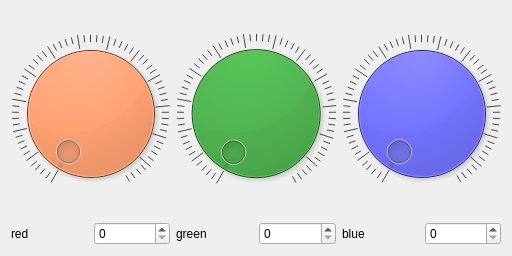
<ui version="4.0" >
 <author></author>
 <comment></comment>
 <exportmacro></exportmacro>
 <class>Form1</class>
 <widget class="QDialog" name="Form1" >
  <property name="geometry" >
   <rect>
    <x>0</x>
    <y>0</y>
    <width>512</width>
    <height>256</height>
   </rect>
  </property>
  <property name="windowTitle" >
   <string>Form1</string>
  </property>
  <layout class="QGridLayout" >
   <property name="margin" >
    <number>11</number>
   </property>
   <property name="spacing" >
    <number>6</number>
   </property>
   <item row="0" column="0" >
    <layout class="QGridLayout" >
     <property name="margin" >
      <number>0</number>
     </property>
     <property name="spacing" >
      <number>6</number>
     </property>
     <item row="0" column="0" >
      <widget class="QDial" name="reddial" >
       <property name="palette" >
        <palette>
         <active>
          <color>
           <red>0</red>
           <green>0</green>
           <blue>0</blue>
          </color>
          <color>
           <red>255</red>
           <green>85</green>
           <blue>0</blue>
          </color>
          <color>
           <red>255</red>
           <green>255</green>
           <blue>255</blue>
          </color>
          <color>
           <red>255</red>
           <green>255</green>
           <blue>255</blue>
          </color>
          <color>
           <red>85</red>
           <green>85</green>
           <blue>85</blue>
          </color>
          <color>
           <red>199</red>
           <green>199</green>
           <blue>199</blue>
          </color>
          <color>
           <red>0</red>
           <green>0</green>
           <blue>0</blue>
          </color>
          <color>
           <red>255</red>
           <green>255</green>
           <blue>255</blue>
          </color>
          <color>
           <red>0</red>
           <green>0</green>
           <blue>0</blue>
          </color>
          <color>
           <red>255</red>
           <green>255</green>
           <blue>255</blue>
          </color>
          <color>
           <red>239</red>
           <green>239</green>
           <blue>239</blue>
          </color>
          <color>
           <red>0</red>
           <green>0</green>
           <blue>0</blue>
          </color>
          <color>
           <red>103</red>
           <green>141</green>
           <blue>178</blue>
          </color>
          <color>
           <red>255</red>
           <green>255</green>
           <blue>255</blue>
          </color>
          <color>
           <red>0</red>
           <green>0</green>
           <blue>238</blue>
          </color>
          <color>
           <red>82</red>
           <green>24</green>
           <blue>139</blue>
          </color>
          <color>
           <red>232</red>
           <green>232</green>
           <blue>232</blue>
          </color>
         </active>
         <inactive>
          <color>
           <red>0</red>
           <green>0</green>
           <blue>0</blue>
          </color>
          <color>
           <red>255</red>
           <green>85</green>
           <blue>0</blue>
          </color>
          <color>
           <red>255</red>
           <green>255</green>
           <blue>255</blue>
          </color>
          <color>
           <red>255</red>
           <green>255</green>
           <blue>255</blue>
          </color>
          <color>
           <red>85</red>
           <green>85</green>
           <blue>85</blue>
          </color>
          <color>
           <red>199</red>
           <green>199</green>
           <blue>199</blue>
          </color>
          <color>
           <red>0</red>
           <green>0</green>
           <blue>0</blue>
          </color>
          <color>
           <red>255</red>
           <green>255</green>
           <blue>255</blue>
          </color>
          <color>
           <red>0</red>
           <green>0</green>
           <blue>0</blue>
          </color>
          <color>
           <red>255</red>
           <green>255</green>
           <blue>255</blue>
          </color>
          <color>
           <red>239</red>
           <green>239</green>
           <blue>239</blue>
          </color>
          <color>
           <red>0</red>
           <green>0</green>
           <blue>0</blue>
          </color>
          <color>
           <red>103</red>
           <green>141</green>
           <blue>178</blue>
          </color>
          <color>
           <red>255</red>
           <green>255</green>
           <blue>255</blue>
          </color>
          <color>
           <red>0</red>
           <green>0</green>
           <blue>238</blue>
          </color>
          <color>
           <red>82</red>
           <green>24</green>
           <blue>139</blue>
          </color>
          <color>
           <red>232</red>
           <green>232</green>
           <blue>232</blue>
          </color>
         </inactive>
         <disabled>
          <color>
           <red>128</red>
           <green>128</green>
           <blue>128</blue>
          </color>
          <color>
           <red>255</red>
           <green>85</green>
           <blue>0</blue>
          </color>
          <color>
           <red>255</red>
           <green>255</green>
           <blue>255</blue>
          </color>
          <color>
           <red>255</red>
           <green>255</green>
           <blue>255</blue>
          </color>
          <color>
           <red>85</red>
           <green>85</green>
           <blue>85</blue>
          </color>
          <color>
           <red>199</red>
           <green>199</green>
           <blue>199</blue>
          </color>
          <color>
           <red>199</red>
           <green>199</green>
           <blue>199</blue>
          </color>
          <color>
           <red>255</red>
           <green>255</green>
           <blue>255</blue>
          </color>
          <color>
           <red>128</red>
           <green>128</green>
           <blue>128</blue>
          </color>
          <color>
           <red>239</red>
           <green>239</green>
           <blue>239</blue>
          </color>
          <color>
           <red>239</red>
           <green>239</green>
           <blue>239</blue>
          </color>
          <color>
           <red>0</red>
           <green>0</green>
           <blue>0</blue>
          </color>
          <color>
           <red>86</red>
           <green>117</green>
           <blue>148</blue>
          </color>
          <color>
           <red>255</red>
           <green>255</green>
           <blue>255</blue>
          </color>
          <color>
           <red>0</red>
           <green>0</green>
           <blue>238</blue>
          </color>
          <color>
           <red>82</red>
           <green>24</green>
           <blue>139</blue>
          </color>
          <color>
           <red>232</red>
           <green>232</green>
           <blue>232</blue>
          </color>
         </disabled>
        </palette>
       </property>
       <property name="maximum" >
        <number>255</number>
       </property>
       <property name="orientation" >
        <enum>Qt::Horizontal</enum>
       </property>
       <property name="notchesVisible" >
        <bool>true</bool>
       </property>
      </widget>
     </item>
     <item row="1" column="2" >
      <layout class="QHBoxLayout" >
       <property name="margin" >
        <number>0</number>
       </property>
       <property name="spacing" >
        <number>6</number>
       </property>
       <item>
        <widget class="QLabel" name="TextLabel3" >
         <property name="text" >
          <string>blue</string>
         </property>
        </widget>
       </item>
       <item>
        <widget class="QSpinBox" name="blue" >
         <property name="maximum" >
          <number>255</number>
         </property>
        </widget>
       </item>
      </layout>
     </item>
     <item row="1" column="1" >
      <layout class="QHBoxLayout" >
       <property name="margin" >
        <number>0</number>
       </property>
       <property name="spacing" >
        <number>6</number>
       </property>
       <item>
        <widget class="QLabel" name="TextLabel2" >
         <property name="text" >
          <string>green</string>
         </property>
        </widget>
       </item>
       <item>
        <widget class="QSpinBox" name="green" >
         <property name="maximum" >
          <number>255</number>
         </property>
        </widget>
       </item>
      </layout>
     </item>
     <item row="1" column="0" >
      <layout class="QHBoxLayout" >
       <property name="margin" >
        <number>0</number>
       </property>
       <property name="spacing" >
        <number>6</number>
       </property>
       <item>
        <widget class="QLabel" name="TextLabel1" >
         <property name="text" >
          <string>red</string>
         </property>
        </widget>
       </item>
       <item>
        <widget class="QSpinBox" name="red" >
         <property name="maximum" >
          <number>255</number>
         </property>
        </widget>
       </item>
      </layout>
     </item>
     <item row="0" column="1" >
      <widget class="QDial" name="greendial" >
       <property name="palette" >
        <palette>
         <active>
          <color>
           <red>0</red>
           <green>0</green>
           <blue>0</blue>
          </color>
          <color>
           <red>0</red>
           <green>170</green>
           <blue>0</blue>
          </color>
          <color>
           <red>255</red>
           <green>255</green>
           <blue>255</blue>
          </color>
          <color>
           <red>255</red>
           <green>255</green>
           <blue>255</blue>
          </color>
          <color>
           <red>85</red>
           <green>85</green>
           <blue>85</blue>
          </color>
          <color>
           <red>199</red>
           <green>199</green>
           <blue>199</blue>
          </color>
          <color>
           <red>0</red>
           <green>0</green>
           <blue>0</blue>
          </color>
          <color>
           <red>255</red>
           <green>255</green>
           <blue>255</blue>
          </color>
          <color>
           <red>0</red>
           <green>0</green>
           <blue>0</blue>
          </color>
          <color>
           <red>255</red>
           <green>255</green>
           <blue>255</blue>
          </color>
          <color>
           <red>239</red>
           <green>239</green>
           <blue>239</blue>
          </color>
          <color>
           <red>0</red>
           <green>0</green>
           <blue>0</blue>
          </color>
          <color>
           <red>103</red>
           <green>141</green>
           <blue>178</blue>
          </color>
          <color>
           <red>255</red>
           <green>255</green>
           <blue>255</blue>
          </color>
          <color>
           <red>0</red>
           <green>0</green>
           <blue>238</blue>
          </color>
          <color>
           <red>82</red>
           <green>24</green>
           <blue>139</blue>
          </color>
          <color>
           <red>232</red>
           <green>232</green>
           <blue>232</blue>
          </color>
         </active>
         <inactive>
          <color>
           <red>0</red>
           <green>0</green>
           <blue>0</blue>
          </color>
          <color>
           <red>0</red>
           <green>170</green>
           <blue>0</blue>
          </color>
          <color>
           <red>255</red>
           <green>255</green>
           <blue>255</blue>
          </color>
          <color>
           <red>255</red>
           <green>255</green>
           <blue>255</blue>
          </color>
          <color>
           <red>85</red>
           <green>85</green>
           <blue>85</blue>
          </color>
          <color>
           <red>199</red>
           <green>199</green>
           <blue>199</blue>
          </color>
          <color>
           <red>0</red>
           <green>0</green>
           <blue>0</blue>
          </color>
          <color>
           <red>255</red>
           <green>255</green>
           <blue>255</blue>
          </color>
          <color>
           <red>0</red>
           <green>0</green>
           <blue>0</blue>
          </color>
          <color>
           <red>255</red>
           <green>255</green>
           <blue>255</blue>
          </color>
          <color>
           <red>239</red>
           <green>239</green>
           <blue>239</blue>
          </color>
          <color>
           <red>0</red>
           <green>0</green>
           <blue>0</blue>
          </color>
          <color>
           <red>103</red>
           <green>141</green>
           <blue>178</blue>
          </color>
          <color>
           <red>255</red>
           <green>255</green>
           <blue>255</blue>
          </color>
          <color>
           <red>0</red>
           <green>0</green>
           <blue>238</blue>
          </color>
          <color>
           <red>82</red>
           <green>24</green>
           <blue>139</blue>
          </color>
          <color>
           <red>232</red>
           <green>232</green>
           <blue>232</blue>
          </color>
         </inactive>
         <disabled>
          <color>
           <red>128</red>
           <green>128</green>
           <blue>128</blue>
          </color>
          <color>
           <red>0</red>
           <green>170</green>
           <blue>0</blue>
          </color>
          <color>
           <red>255</red>
           <green>255</green>
           <blue>255</blue>
          </color>
          <color>
           <red>255</red>
           <green>255</green>
           <blue>255</blue>
          </color>
          <color>
           <red>85</red>
           <green>85</green>
           <blue>85</blue>
          </color>
          <color>
           <red>199</red>
           <green>199</green>
           <blue>199</blue>
          </color>
          <color>
           <red>199</red>
           <green>199</green>
           <blue>199</blue>
          </color>
          <color>
           <red>255</red>
           <green>255</green>
           <blue>255</blue>
          </color>
          <color>
           <red>128</red>
           <green>128</green>
           <blue>128</blue>
          </color>
          <color>
           <red>239</red>
           <green>239</green>
           <blue>239</blue>
          </color>
          <color>
           <red>239</red>
           <green>239</green>
           <blue>239</blue>
          </color>
          <color>
           <red>0</red>
           <green>0</green>
           <blue>0</blue>
          </color>
          <color>
           <red>86</red>
           <green>117</green>
           <blue>148</blue>
          </color>
          <color>
           <red>255</red>
           <green>255</green>
           <blue>255</blue>
          </color>
          <color>
           <red>0</red>
           <green>0</green>
           <blue>238</blue>
          </color>
          <color>
           <red>82</red>
           <green>24</green>
           <blue>139</blue>
          </color>
          <color>
           <red>232</red>
           <green>232</green>
           <blue>232</blue>
          </color>
         </disabled>
        </palette>
       </property>
       <property name="maximum" >
        <number>255</number>
       </property>
       <property name="orientation" >
        <enum>Qt::Horizontal</enum>
       </property>
       <property name="notchesVisible" >
        <bool>true</bool>
       </property>
      </widget>
     </item>
     <item row="0" column="2" >
      <widget class="QDial" name="bluedial" >
       <property name="palette" >
        <palette>
         <active>
          <color>
           <red>0</red>
           <green>0</green>
           <blue>0</blue>
          </color>
          <color>
           <red>85</red>
           <green>85</green>
           <blue>255</blue>
          </color>
          <color>
           <red>255</red>
           <green>255</green>
           <blue>255</blue>
          </color>
          <color>
           <red>255</red>
           <green>255</green>
           <blue>255</blue>
          </color>
          <color>
           <red>85</red>
           <green>85</green>
           <blue>85</blue>
          </color>
          <color>
           <red>255</red>
           <green>85</green>
           <blue>0</blue>
          </color>
          <color>
           <red>0</red>
           <green>0</green>
           <blue>0</blue>
          </color>
          <color>
           <red>255</red>
           <green>255</green>
           <blue>255</blue>
          </color>
          <color>
           <red>0</red>
           <green>0</green>
           <blue>0</blue>
          </color>
          <color>
           <red>255</red>
           <green>255</green>
           <blue>255</blue>
          </color>
          <color>
           <red>239</red>
           <green>239</green>
           <blue>239</blue>
          </color>
          <color>
           <red>0</red>
           <green>0</green>
           <blue>0</blue>
          </color>
          <color>
           <red>103</red>
           <green>141</green>
           <blue>178</blue>
          </color>
          <color>
           <red>255</red>
           <green>255</green>
           <blue>255</blue>
          </color>
          <color>
           <red>0</red>
           <green>0</green>
           <blue>238</blue>
          </color>
          <color>
           <red>82</red>
           <green>24</green>
           <blue>139</blue>
          </color>
          <color>
           <red>232</red>
           <green>232</green>
           <blue>232</blue>
          </color>
         </active>
         <inactive>
          <color>
           <red>0</red>
           <green>0</green>
           <blue>0</blue>
          </color>
          <color>
           <red>85</red>
           <green>85</green>
           <blue>255</blue>
          </color>
          <color>
           <red>255</red>
           <green>255</green>
           <blue>255</blue>
          </color>
          <color>
           <red>255</red>
           <green>255</green>
           <blue>255</blue>
          </color>
          <color>
           <red>85</red>
           <green>85</green>
           <blue>85</blue>
          </color>
          <color>
           <red>255</red>
           <green>85</green>
           <blue>0</blue>
          </color>
          <color>
           <red>0</red>
           <green>0</green>
           <blue>0</blue>
          </color>
          <color>
           <red>255</red>
           <green>255</green>
           <blue>255</blue>
          </color>
          <color>
           <red>0</red>
           <green>0</green>
           <blue>0</blue>
          </color>
          <color>
           <red>255</red>
           <green>255</green>
           <blue>255</blue>
          </color>
          <color>
           <red>239</red>
           <green>239</green>
           <blue>239</blue>
          </color>
          <color>
           <red>0</red>
           <green>0</green>
           <blue>0</blue>
          </color>
          <color>
           <red>103</red>
           <green>141</green>
           <blue>178</blue>
          </color>
          <color>
           <red>255</red>
           <green>255</green>
           <blue>255</blue>
          </color>
          <color>
           <red>0</red>
           <green>0</green>
           <blue>238</blue>
          </color>
          <color>
           <red>82</red>
           <green>24</green>
           <blue>139</blue>
          </color>
          <color>
           <red>232</red>
           <green>232</green>
           <blue>232</blue>
          </color>
         </inactive>
         <disabled>
          <color>
           <red>128</red>
           <green>128</green>
           <blue>128</blue>
          </color>
          <color>
           <red>85</red>
           <green>85</green>
           <blue>255</blue>
          </color>
          <color>
           <red>255</red>
           <green>255</green>
           <blue>255</blue>
          </color>
          <color>
           <red>255</red>
           <green>255</green>
           <blue>255</blue>
          </color>
          <color>
           <red>85</red>
           <green>85</green>
           <blue>85</blue>
          </color>
          <color>
           <red>255</red>
           <green>85</green>
           <blue>0</blue>
          </color>
          <color>
           <red>199</red>
           <green>199</green>
           <blue>199</blue>
          </color>
          <color>
           <red>255</red>
           <green>255</green>
           <blue>255</blue>
          </color>
          <color>
           <red>128</red>
           <green>128</green>
           <blue>128</blue>
          </color>
          <color>
           <red>239</red>
           <green>239</green>
           <blue>239</blue>
          </color>
          <color>
           <red>239</red>
           <green>239</green>
           <blue>239</blue>
          </color>
          <color>
           <red>0</red>
           <green>0</green>
           <blue>0</blue>
          </color>
          <color>
           <red>86</red>
           <green>117</green>
           <blue>148</blue>
          </color>
          <color>
           <red>255</red>
           <green>255</green>
           <blue>255</blue>
          </color>
          <color>
           <red>0</red>
           <green>0</green>
           <blue>238</blue>
          </color>
          <color>
           <red>82</red>
           <green>24</green>
           <blue>139</blue>
          </color>
          <color>
           <red>232</red>
           <green>232</green>
           <blue>232</blue>
          </color>
         </disabled>
        </palette>
       </property>
       <property name="maximum" >
        <number>255</number>
       </property>
       <property name="orientation" >
        <enum>Qt::Horizontal</enum>
       </property>
       <property name="notchesVisible" >
        <bool>true</bool>
       </property>
      </widget>
     </item>
    </layout>
   </item>
  </layout>
 </widget>
 <layoutdefault spacing="6" margin="11" />
 <pixmapfunction>qPixmapFromMimeSource</pixmapfunction>
 <resources/>
 <connections/>
</ui>
